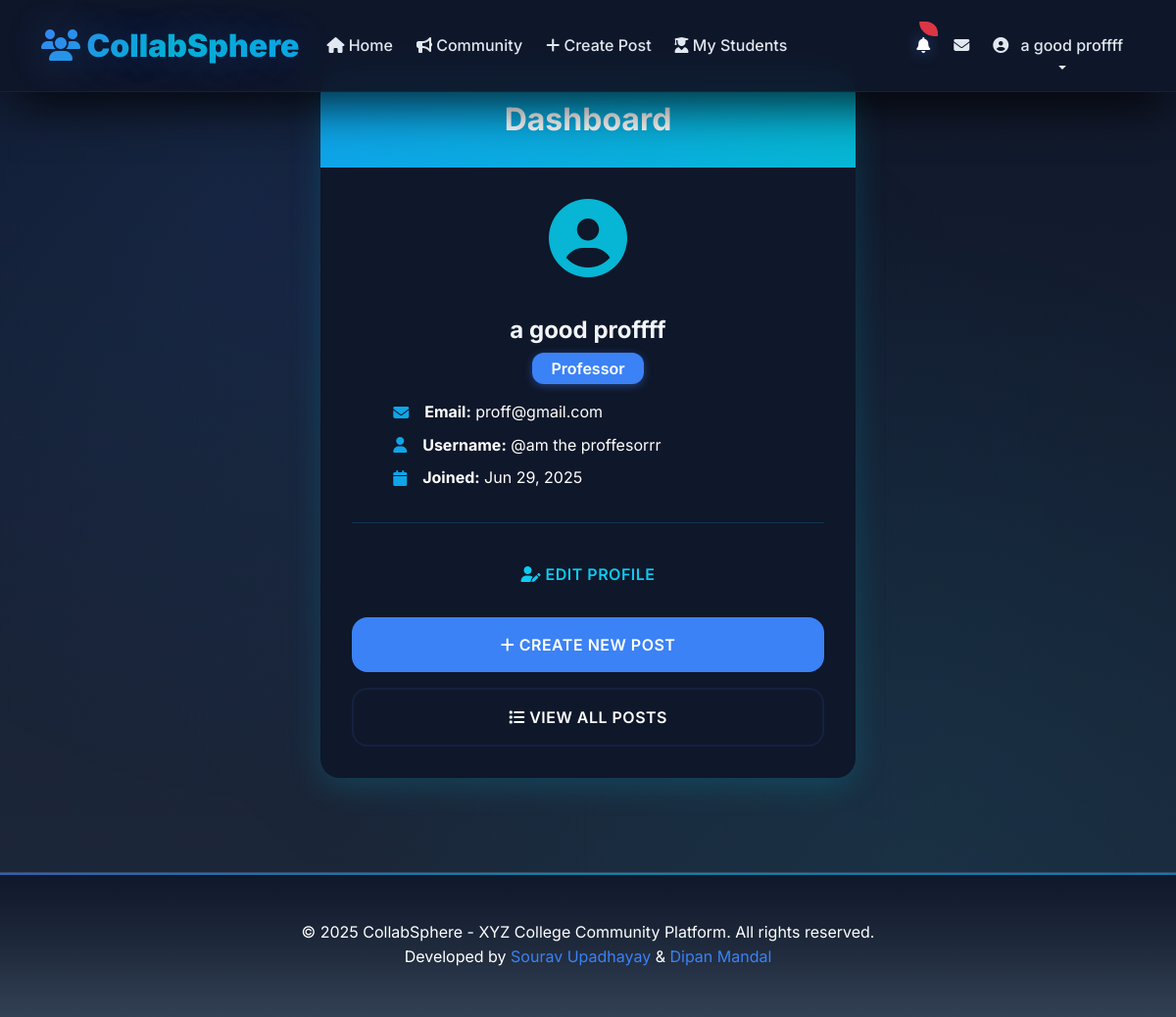
/accounts/dashboard/ (signed in), run on the app's committed database.
### accounts/models.py (models this page shows, shortened)
class CustomUser(AbstractUser):
    ROLE_CHOICES = [
        ('student', 'Current Student'),
        ('alumni', 'Alumni'),
        ('professor', 'Professor'),
    ]
    username = models.CharField(max_length=150, blank=True, null=True, unique=True)
    email = models.EmailField(unique=True)
    passout_batch = models.CharField(max_length=10, blank=True, null=True, help_text="Graduation year (e.g., 2024)")
    role = models.CharField(max_length=20, choices=ROLE_CHOICES, default='student')
    profile_pic = models.ImageField(upload_to='profile_pics/', blank=True, null=True)
    USERNAME_FIELD = 'email'
    REQUIRED_FIELDS = ['username', 'role']  # username required for superuser
    objects = CustomUserManager()
    def get_full_name(self):
        if self.first_name and self.last_name:
            return f"{self.first_name} {self.last_name}"
        return self.email

### accounts/views.py (the view)
# urls.py: path('dashboard/', views.dashboard, name='dashboard'),
@login_required
def dashboard(request):
    user = request.user
    context = {
        'user': user,
        'role_display': dict(CustomUser.ROLE_CHOICES)[user.role],
    }
    return render(request, 'accounts/dashboard.html', context)

### templates/accounts/dashboard.html (shortened to what this page needs)
{% extends 'base.html' %}
{% block content %}
<div class="row justify-content-center">
    <div class="col-md-8 col-lg-6">
        <div class="card" style="background: #0f172a; box-shadow: 0 8px 32px rgba(6,182,212,0.2); border: none; border-radius: 20px;">
            <div class="card-header text-center" style="background: linear-gradient(90deg, #0ea5e9 0%, #06b6d4 100%); color: #fff; font-size: 2rem; font-weight: 700; border-radius: 20px 20px 0 0;">
                Dashboard
            </div>
            <div class="card-body text-center">
                <div class="mb-4">
                    {% if user.profile_pic %}
                        <img src="{{ user.profile_pic.url }}" alt="Profile" class="profile-pic mb-3" style="width: 100px; height: 100px; border-radius: 50%; object-fit: cover; box-shadow: 0 0 0 4px #3b82f6, 0 8px 32px rgba(59,130,246,0.2);">
                    {% else %}
                        <i class="fas fa-user-circle fa-5x mb-3" style="color: #06b6d4;"></i>
                    {% endif %}
                </div>
                <h4 class="mb-2" style="color: #f1f5f9; font-weight: 700;">{{ user.get_full_name|default:user.email }}</h4>
                <p class="mb-3">
                    <span class="badge" style="background: #3b82f6; color: #fff; font-size: 1rem; font-weight: 600; padding: 0.5em 1.2em; border-radius: 12px; box-shadow: 0 2px 8px rgba(59,130,246,0.4);">
                        {{ role_display }}
                    </span>
                </p>
                <div class="row text-start mb-4 justify-content-center">
                    <div class="col-12 col-md-10">
                        <div class="d-flex align-items-center mb-2">
                            <i class="fas fa-envelope me-3" style="color: #0ea5e9;"></i>
                            <span style="color: #e2e8f0;"><strong>Email:</strong> {{ user.email }}</span>
                        </div>
                        {% if user.username %}
                            <div class="d-flex align-items-center mb-2">
                                <i class="fas fa-user me-3" style="color: #0ea5e9;"></i>
                                <span style="color: #e2e8f0;"><strong>Username:</strong> @{{ user.username }}</span>
                            </div>
                        {% endif %}
                        <div class="d-flex align-items-center mb-2">
                            <i class="fas fa-calendar me-3" style="color: #0ea5e9;"></i>
                            <span style="color: #e2e8f0;"><strong>Joined:</strong> {{ user.date_joined|date:"M d, Y" }}</span>
                        </div>
                    </div>
                </div>
                <hr class="my-4" style="border-color: #06b6d4; opacity: 0.2;">
                <div class="d-grid gap-3">
                    <a href="{% url 'accounts:profile_edit' %}" class="btn btn-outline-info" style="font-weight: 600;">
                        <i class="fas fa-user-edit"></i> Edit Profile
                    </a>
                    <a href="{% url 'community:post_create' %}" class="btn" style="background: #3b82f6; color: #fff; font-weight: 600;">
                        <i class="fas fa-plus"></i> Create New Post
                    </a>
                    <a href="{% url 'community:post_list' %}" class="btn btn-outline-light" style="font-weight: 600;">
                        <i class="fas fa-list"></i> View All Posts
                    </a>
                </div>
            </div>
        </div>
    </div>
</div>
{% endblock %}

### templates/base.html (shortened to what this page needs)
<!DOCTYPE html>
<html lang="en">
<head>
    <link href="https://cdn.jsdelivr.net/npm/bootstrap@5.3.0/dist/css/bootstrap.min.css" rel="stylesheet">
    <link rel="stylesheet" href="https://cdnjs.cloudflare.com/ajax/libs/font-awesome/6.4.2/css/all.min.css">
</head>
<body>
    <nav class="navbar navbar-expand-lg fixed-top">
        <div class="container">
            <a class="navbar-brand" href="{% url 'home' %}">
                <i class="fas fa-users"></i> CollabSphere
            </a>
            <div class="collapse navbar-collapse" id="navbarNav">
                <ul class="navbar-nav me-auto">
                    <li class="nav-item">
                        <a class="nav-link" href="{% url 'home' %}">
                            <i class="fas fa-home"></i> Home
                        </a>
                    </li>
                    <li class="nav-item">
                        <a class="nav-link" href="{% url 'community:post_list' %}">
                            <i class="fas fa-bullhorn"></i> Community
                        </a>
                    </li>
                    <li class="nav-item">
                        <a class="nav-link" href="{% url 'community:post_create' %}">
                            <i class="fas fa-plus"></i> Create Post
                        </a>
                    </li>
                    {% if user.is_authenticated %}
                        {% if user.role == 'student' %}
                            <li class="nav-item">
                                <a class="nav-link" href="{% url 'community:my_mentor' %}">
                                    <i class="fas fa-chalkboard-teacher"></i> My Mentor
                                </a>
                            </li>
                        {% elif user.role == 'professor' %}
                            <li class="nav-item">
                                <a class="nav-link" href="{% url 'community:my_students' %}">
                                    <i class="fas fa-user-graduate"></i> My Students
                                </a>
                            </li>
                        {% endif %}
                    {% endif %}
                </ul>
                <ul class="navbar-nav">
                    {% if user.is_authenticated %}
                        <li class="nav-item dropdown">
                            <a class="nav-link position-relative" href="#" id="notificationDropdown" role="button" data-bs-toggle="dropdown">
                                <i class="fas fa-bell"></i>
                                <span class="position-absolute top-0 start-100 translate-middle badge rounded-pill bg-danger" id="notification-badge" style="display: none;">
                                </span>
                            </a>
                        </li>
                        <li class="nav-item">
                            <a class="nav-link position-relative" href="{% url 'community:inbox' %}">
                                <i class="fas fa-envelope"></i>
                            </a>
                        </li>
                        <li class="nav-item dropdown">
                            <a class="nav-link dropdown-toggle" href="#" id="navbarDropdown" role="button" data-bs-toggle="dropdown">
                                {% if user.profile_pic %}
                                    <img src="{{ user.profile_pic.url }}" alt="Profile" class="profile-pic me-2" style="width: 32px; height: 32px;">
                                {% else %}
                                    <i class="fas fa-user-circle me-2"></i>
                                {% endif %}
                                {{ user.get_full_name|default:user.email }}
                            </a>
                        </li>
                    {% endif %}
                </ul>
            </div>
        </div>
    </nav>
    <main class="main-content mt-5 pt-4">
        <div class="container">
            {% block content %}{% endblock %}
        </div>
    </main>
    <footer class="footer">
        <div class="container">
            <p class="mb-0">&copy; 2025 CollabSphere - XYZ College Community Platform. All rights reserved.</p>
            <p class="mb-0">Developed by <a href="https://github.com/SouravUpadhyay7" target="_blank" style="color: var(--electric-blue); text-decoration: none;">Sourav Upadhayay</a> & <a href="https://github.com/Dip607" target="_blank" style="color: var(--electric-blue); text-decoration: none;">Dipan Mandal</a></p>
        </div>
    </footer>
</body>
</html>

### data on the page
CustomUser: get_full_name "a good proffff", role "Professor", email "proff@gmail.com", username "am the proffesorrr", date_joined "Jun 29, 2025"
